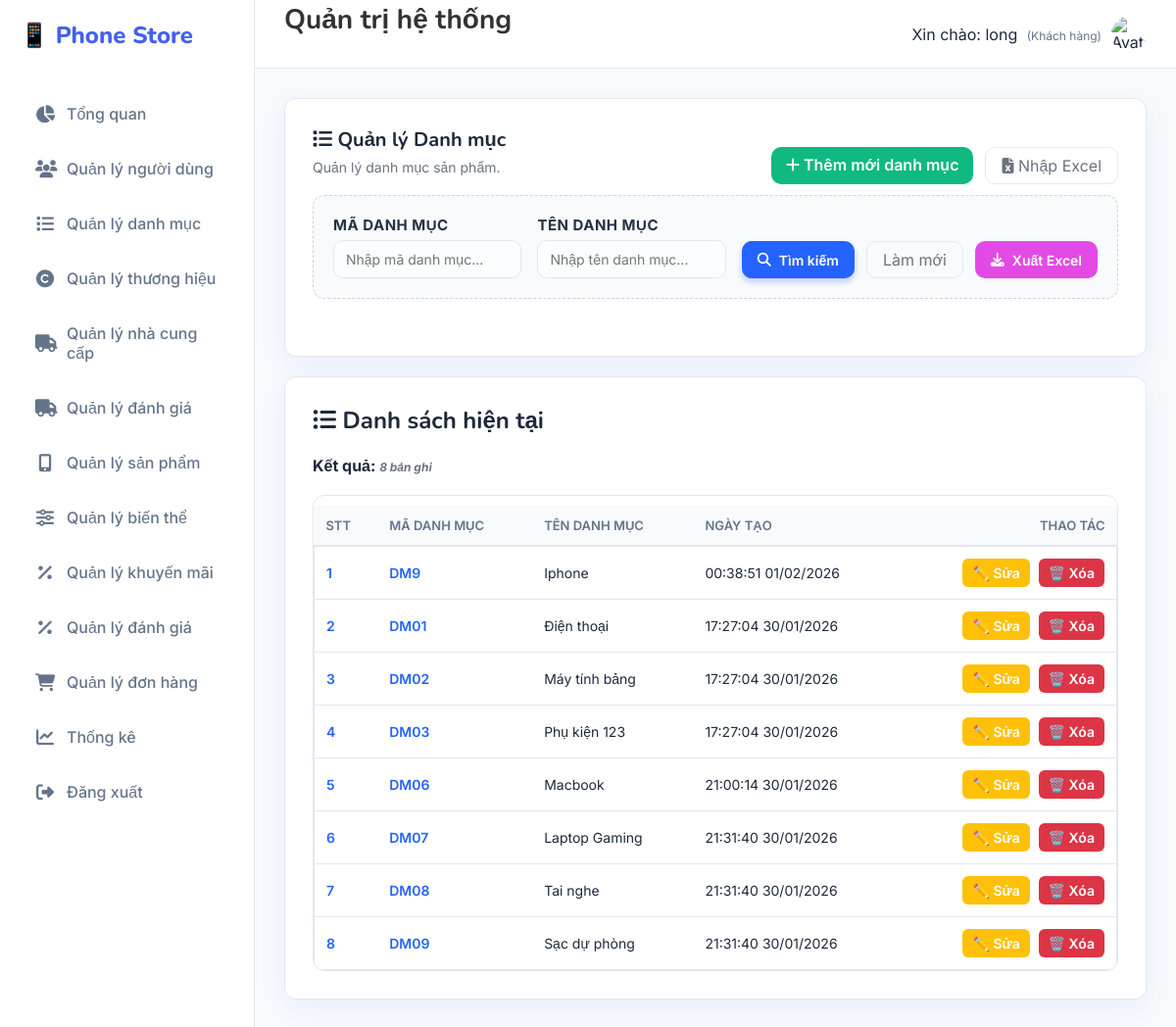
/Danhmuc/danhsach (signed in), run on the app's committed database.
### tables this page shows
CREATE TABLE `danh_muc` (
  `ma_danh_muc` varchar(20) NOT NULL,
  `ten_danh_muc` varchar(255) NOT NULL,
  `ngay_tao` timestamp NOT NULL DEFAULT current_timestamp()
);

### MVC/Core/controller.php (called while the page is built, shortened)
<?php
class controller
{
    public function model($model)
    {
        return new $model;
    }
    public function view($view, $data = [])
    {
        include_once __DIR__ . '/../Views/' . $view . '.php';
    }
}

### MVC/Controllers/Danhmuc.php (called while the page is built, shortened)
<?php
class Danhmuc extends controller
{
    private $dm;
    function __construct()
    {
        $this->dm = $this->model("Danhmuc_m");
    }
    function danhsach()
    {
        $result = $this->dm->Danhmuc_find('', '');
        $this->view('Master', [
            'page' => 'Danhsachdanhmuc_v',
            'ma_danh_muc' => '',
            'ten_danh_muc' => '',
            'dulieu' => $result
        ]);
    }
}

### MVC/Core/app.php (called while the page is built, shortened)
<?php
class app
{
    protected $action = "Get_data";
    function __construct()
    {
        $arr = $this->processURL();
        if ($arr != null) {
            if (file_exists(__DIR__ . '/../Controllers/' . $arr[0] . '.php')) {
                unset($arr[0]);
            }
        }
        $this->controller = new $this->controller;
        if (isset($arr[1])) {
            if (method_exists($this->controller, $arr[1])) {
                $this->action = $arr[1];
                unset($arr[1]);
            }
        }
        $this->param = $arr ? array_values($arr) : [];
        call_user_func_array([$this->controller, $this->action], $this->param);
    }
    function processURL()
    {
        if (isset($_GET['url'])) {
            return explode('/', filter_var(trim($_GET['url']), FILTER_DEFAULT));
        }
    }
}

### index.php (called while the page is built, shortened)
<?php
    $myapp = new app();
?>

### MVC/Core/connectDB.php (called while the page is built, shortened)
<?php
include_once __DIR__ . '/../../Public/Classes/TimezoneHelper.php';
class connectDB
{
    function __construct()
    {
        $this->con = mysqli_connect('localhost', 'root', '', 'phone_store_v2');
    }
}

### MVC/Models/DanhMuc_m.php (called while the page is built, shortened)
<?php
class DanhMuc_m extends connectDB
{
    function DanhMuc_find($ma_danh_muc, $ten_danh_muc)
    {
        $ma_danh_muc = mysqli_real_escape_string($this->con, $ma_danh_muc);
        $ten_danh_muc = mysqli_real_escape_string($this->con, $ten_danh_muc);
        $sql = "SELECT * FROM danh_muc
                WHERE ma_danh_muc LIKE '%$ma_danh_muc%' AND ten_danh_muc LIKE '%$ten_danh_muc%'
                ORDER BY LENGTH(ma_danh_muc), ma_danh_muc";
        return mysqli_query($this->con, $sql);
    }
}

### Public/Classes/TimezoneHelper.php (called while the page is built, shortened)
<?php
class TimezoneHelper
{
    public static function formatForDisplay($datetime, $format = 'd/m/Y H:i:s')
    {
        $date = new DateTime($datetime);
        return $date->format($format);
    }
}

### MVC/Views/Pages/Danhsachdanhmuc_v.php (the view, shortened to what this page needs)
<!DOCTYPE html>
<html lang="vi">
<body>
    <div class="card">
        <div class="actions-top">
            <div>
                <h1><i class="fa-solid fa-list"></i> Quản lý Danh mục</h1>
                <p class="lead">Quản lý danh mục sản phẩm.</p>
            </div>
            <div class="actions">
                <a href="http://localhost/Banhang/Danhmuc/themmoi" class="btn-create"><i class="fa-solid fa-plus"></i>
                    Thêm mới danh mục</a>
                <a href="http://localhost/Banhang/Danhmuc/import_form" class="btn-ghost"><i
                        class="fa-solid fa-file-excel"></i> Nhập
                    Excel</a>
            </div>
        </div>
        <form method="post" action="http://localhost/Banhang/Danhmuc/Timkiem" class="form-search"
            style="margin-bottom:30px;border:1px dashed #cbd5e1;padding:20px;border-radius:12px;background:#f8fafc">
            <div class="search-fields">
                <div>
                    <label for="searchId">Mã danh mục</label>
                    <input type="text" id="searchId" name="txtMadanhmuc" placeholder="Nhập mã danh mục..."
                        value="<?php echo isset($data['ma_danh_muc']) ? htmlspecialchars($data['ma_danh_muc']) : ''; ?>" />
                </div>
                <div>
                    <label for="searchName">Tên danh mục</label>
                    <input type="text" id="searchName" name="txtTendanhmuc" placeholder="Nhập tên danh mục..."
                        value="<?php echo isset($data['ten_danh_muc']) ? htmlspecialchars($data['ten_danh_muc']) : ''; ?>" />
                </div>
            </div>
            <div class="actions" style="margin-top:0;">
                <button type="submit" class="btn-primary" name="btnTim"><i class="fa-solid fa-search"></i> Tìm
                    kiếm</button>
                <a href="http://localhost/QLSP/Danhmuc/danhsach" class="btn-ghost">Làm mới</a>
                <button type="submit" name="btnXuatexcel" class="btn-excel">
                    <i class="fa-solid fa-solid fa-download"></i> Xuất Excel
                </button>
            </div>
        </form>
    </div>
    <div class="card">
        <h2><i class="fa-solid fa-list-ul"></i> Danh sách hiện tại</h2>
        <?php
        if (isset($data['dulieu'])) {
            if (is_object($data['dulieu'])) {
                $count = mysqli_num_rows($data['dulieu']);
                mysqli_data_seek($data['dulieu'], 0);
            } else {
                $count = 0;
            }
        ?>
        <div style="margin:10px 0">
            <strong>Kết quả: <span id="resultCount" class="hint"></span></strong>
        </div>
        <div class="table-container">
            <table>
                <thead>
                    <tr>
                        <th>STT</th>
                        <th>Mã Danh mục</th>
                        <th>Tên Danh mục</th>
                        <th>Ngày tạo</th>
                        <th style="text-align:right">Thao tác</th>
                    </tr>
                </thead>
                <tbody id="dmBody">
                    <?php
                        if ($count > 0) {
                            $serial = 1;
                            while ($row = mysqli_fetch_array($data['dulieu'])) {
                        ?>
                    <tr>
                        <td><span style="font-weight:600;color:var(--accent)"><?php echo $serial++; ?></span>
                        </td>
                        <td><span
                                style="font-weight:600;color:var(--accent)"><?php echo htmlspecialchars($row['ma_danh_muc']) ?></span>
                        </td>
                        <td><?php echo htmlspecialchars($row['ten_danh_muc']) ?></td>
                        <td><?php echo isset($row['ngay_tao']) ? htmlspecialchars(TimezoneHelper::formatForDisplay($row['ngay_tao'], 'H:i:s d/m/Y')) : '' ?>
                        </td>
                        <td style="text-align:right">
                            <a href="http://localhost/Banhang/Danhmuc/sua/<?php echo urlencode($row['ma_danh_muc']) ?>"><button
                                    class="btn-edit">✏️
                                    Sửa</button></a>
                            <a href="http://localhost/Banhang/Danhmuc/xoa/<?php echo urlencode($row['ma_danh_muc']) ?>"
                                onclick="return confirm('Bạn có chắc chắn muốn xoá không?')"><button
                                    class="btn-delete">🗑️
                                    Xóa</button></a>
                        </td>
                    </tr>
                    <?php }
                        } ?>
                </tbody>
            </table>
        </div>
        <?php } ?>
    </div>
</body>
</html>

### Public/Css/style.css (style rules this page uses)
:root { --primary: #4361ee; --primary-dark: #3a0ca3; --secondary: #4cc9f0; --accent: #f72585; --success: #10b981; --warning: #f59e0b; --danger: #ef4444; --dark: #1e293b; --light: #f8fafc; --white: #ffffff; --gray: #64748b; --border: #e2e8f0; --shadow: 0 10px 15px -3px rgba(0, 0, 0, 0.1), 0 4px 6px -2px rgba(0, 0, 0, 0.05); --radius: 16px; --sidebar-width: 260px; }
* { margin: 0; padding: 0; box-sizing: border-box; font-family: "Inter", sans-serif; }
body { background-color: var(--light); color: var(--dark); height: 100vh; overflow: hidden; }
a { text-decoration: none; transition: 0.3s; }
.card { background: var(--white); border-radius: var(--radius); padding: 30px; box-shadow: var(--shadow); border: 1px solid var(--border); margin-bottom: 30px; }
h1, h2 { color: var(--dark); margin-bottom: 20px; font-family: "Nunito", sans-serif; }
p.lead { color: var(--gray); margin-bottom: 25px; font-size: 15px; }
form { display: grid; grid-template-columns: repeat(2, 1fr); gap: 24px; }
label { font-size: 13px; font-weight: 600; color: var(--gray); margin-bottom: 8px; display: block; text-transform: uppercase; letter-spacing: 0.5px; }
input, select, textarea { width: 100%; padding: 12px 16px; border: 1px solid var(--border); border-radius: 10px; font-size: 15px; background: #f9fafb; transition: 0.2s; }
.actions { margin-top: 10px; display: flex; gap: 12px; justify-content: flex-end; grid-column: 1 / -1; }
button, .btn { padding: 10px 20px; border-radius: 10px; font-weight: 600; font-size: 14px; cursor: pointer; border: none; display: inline-flex; align-items: center; gap: 8px; transition: 0.2s; text-decoration: none; }
.btn-primary { background: var(--primary); color: #fff; box-shadow: 0 4px 6px rgba(67, 97, 238, 0.3); }
.btn-ghost { background: transparent; border: 1px solid var(--border); color: var(--gray); }
table { width: 100%; border-collapse: separate; border-spacing: 0 8px; margin-top: 10px; }
th { text-align: left; padding: 12px 16px; color: var(--gray); font-size: 13px; font-weight: 600; text-transform: uppercase; }
td { background: #fff; padding: 16px; border-top: 1px solid var(--border); border-bottom: 1px solid var(--border); font-size: 14px; color: var(--dark); }
td:first-child { border-left: 1px solid var(--border); border-top-left-radius: 12px; border-bottom-left-radius: 12px; }
td:last-child { border-right: 1px solid var(--border); border-top-right-radius: 12px; border-bottom-right-radius: 12px; }
.hint { font-size: 13px; color: var(--gray); margin-top: 10px; font-style: italic; }

### data on the page
danh_muc: ma_danh_muc "DM9", ten_danh_muc "Iphone", ngay_tao "00:38:51 01/02/2026"
danh_muc: ma_danh_muc "DM01", ten_danh_muc "Điện thoại", ngay_tao "17:27:04 30/01/2026"
danh_muc: ma_danh_muc "DM02", ten_danh_muc "Máy tính bảng", ngay_tao "17:27:04 30/01/2026"
danh_muc: ma_danh_muc "DM03", ten_danh_muc "Phụ kiện 123", ngay_tao "17:27:04 30/01/2026"
danh_muc: ma_danh_muc "DM06", ten_danh_muc "Macbook", ngay_tao "21:00:14 30/01/2026"
danh_muc: ma_danh_muc "DM07", ten_danh_muc "Laptop Gaming", ngay_tao "21:31:40 30/01/2026"
danh_muc: ma_danh_muc "DM08", ten_danh_muc "Tai nghe", ngay_tao "21:31:40 30/01/2026"
danh_muc: ma_danh_muc "DM09", ten_danh_muc "Sạc dự phòng", ngay_tao "21:31:40 30/01/2026"

### other printed values
$_SESSION['user_name'] "long"
